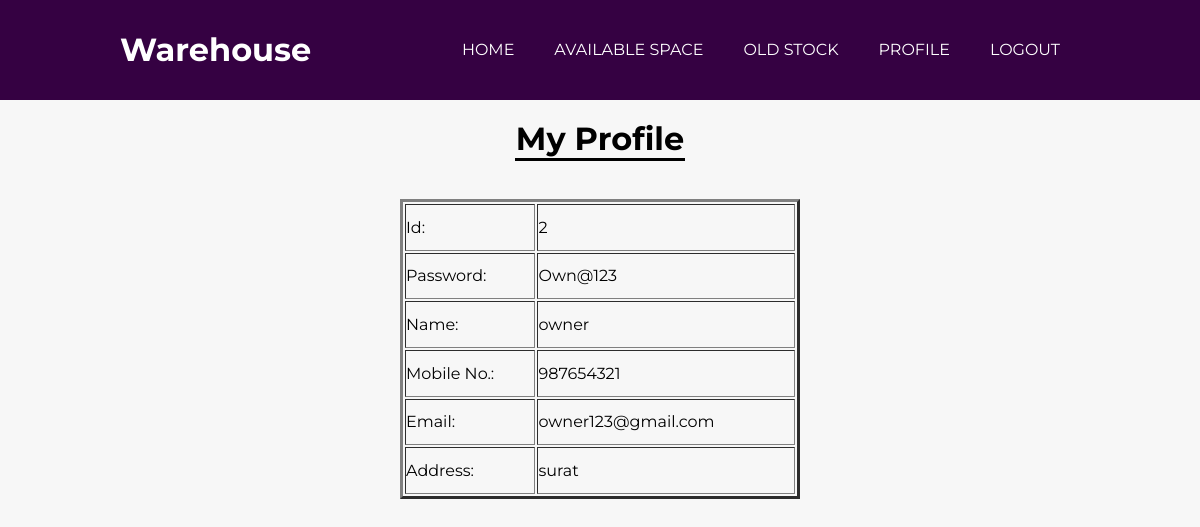
Screenshot of /profile.php (signed in) with the database file from the repository.
### tables this page shows
CREATE TABLE `credentials` (
  `id` int(11) NOT NULL,
  `PASSWORD` varchar(20) NOT NULL,
  `name` varchar(50) NOT NULL,
  `email` varchar(50) NOT NULL,
  `mobile` int(10) NOT NULL,
  `address` varchar(100) NOT NULL
);

### profile.php (the view, shortened to what this page needs)
<?php
include("navbar1.php");
?>
<!DOCTYPE html>
<html>
<head>
</head>
<body>
	<br>
<center><h1 style="border-bottom: 3px solid black; width:170px;">My Profile</h1></center>
</body>
</html>
<?php
echo "<center>";
$con=mysqli_connect('localhost','root','','hackathon');
$Email=$_SESSION['uid1'];
$sql="SELECT * FROM credentials  where email='$Email'";
$s1=mysqli_query($con,$sql);
$R=mysqli_num_rows($s1);
if($R>0)
{
  while($r=mysqli_fetch_assoc($s1))
  {
		echo "<table align='center' border-collapse='collapse' border='3px' width='400px' height='300px'>
		<tr><td>Id:</td>"."<td>".$r['id']."</td></tr>
		<tr><td>Password:</td>"."<td>".$r['PASSWORD']."</td></tr>
		<tr><td>Name:</td><td>".$r['name']."</td></tr>
		<tr><td>Mobile No.:</td><td>".$r['mobile']."</td></tr>
		<tr><td>Email:</td><td>".$r['email']."</td></tr>
		<tr><td>Address:</td><td>".$r['address']."</td></tr>
		</table>";
  }
}
echo "</center>"
?>

### styles.css (style rules this page uses)
* { padding: 0px; margin: 0px; }
body { font-family: 'Montserrat', sans-serif; padding: 0px; margin: 0px; background-color: #f7f7f7; }

### rows the page displays
credentials: id "2", PASSWORD "Own@123", name "owner", mobile "987654321", email "owner123@gmail.com", address "surat"
